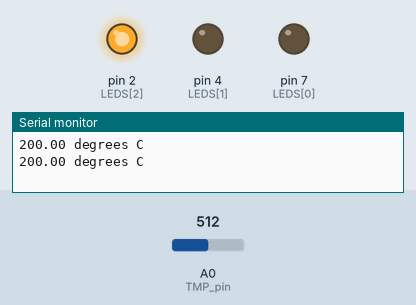
Recording of a sketch running on a simulated Arduino Uno, built with avr-gcc and run on an emulated ATmega328P. Shown: output pins drawn as LEDs (lit = HIGH), the last lines printed to the serial monitor. The inputs (shaded band) are chosen by the test bench; at power-on: A0 (TMP_pin) = 512.

Above: at 1.8 s.
1.9 s: A0 (TMP_pin) set to 175
3.4 s: A0 (TMP_pin) set to 158
At 5.0 s:
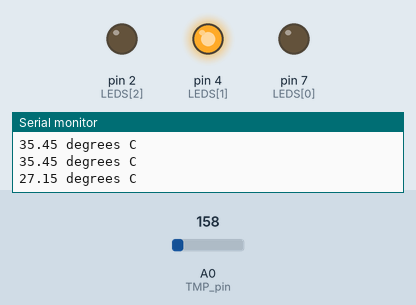
5.5 s: A0 (TMP_pin) set to 122
At 6.5 s:
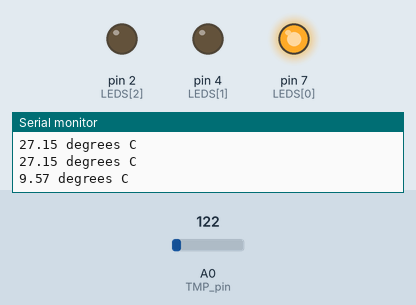
7.5 s: A0 (TMP_pin) set to 306
At 9.2 s:
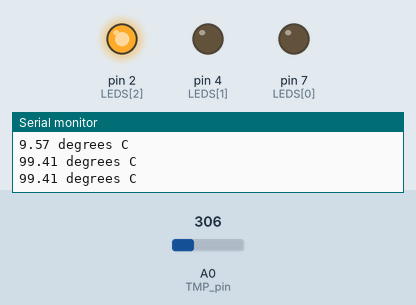
9.5 s: A0 (TMP_pin) set to 17
At 10.9 s:
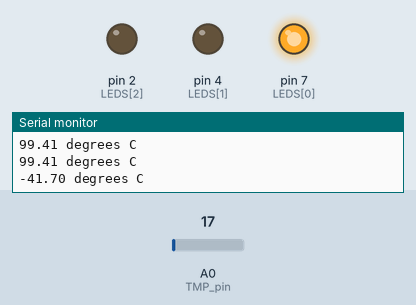
Timing chart, 0 to 12.5 s (numbered marks = the images above; inputs shaded):
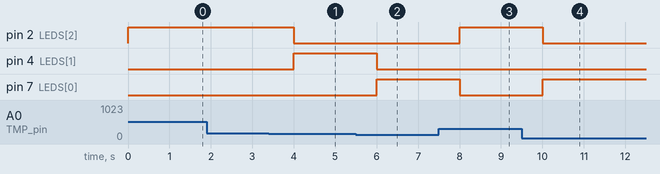

The sketch:

_10-2.ino
```cpp
/*
    District P
    아두이노 코딩#10-2
    온도센서와 LED를 이용해 특정 온도에서 특정 색상 LED 점멸 코드
*/

#define MAX_LED_CNT 3
unsigned char LEDS[MAX_LED_CNT] = {7, 4, 2};
int TMP_pin = A0;

void setup() {
    Serial.begin(9600);

    for (int i=0; i<MAX_LED_CNT; i++) {
        pinMode(LEDS[i], OUTPUT);
    }
}

void printTmp(float tmp) {

}

void loop() {
    int TMP = analogRead(TMP_pin);
    float tempaeratureC = (TMP*5.0/1024.0-0.5) * 100;

    if (tempaeratureC < 26.00) {
        digitalWrite(LEDS[2], LOW);
        digitalWrite(LEDS[1], LOW);
        digitalWrite(LEDS[0], HIGH);
    } else if (tempaeratureC > 27.50) {
        digitalWrite(LEDS[0], LOW);
        digitalWrite(LEDS[1], LOW);
        digitalWrite(LEDS[2], HIGH);
    } else {
        digitalWrite(LEDS[2], LOW);
        digitalWrite(LEDS[0], LOW);
        digitalWrite(LEDS[1], HIGH);
    }

    Serial.print(tempaeratureC);
    Serial.println(" degrees C");
    delay(1000);
}
```

Measured:
- the behaviour switches between 159 and 158 on A0 (TMP_pin) (found by bisection; images 0 and 1)
- after the input at 3.4 s, pin 2 (LEDS[2]): HIGH → LOW after 0.60 s; pin 4 (LEDS[1]): LOW → HIGH after 0.60 s
- after the input at 5.5 s, pin 4 (LEDS[1]): HIGH → LOW after 0.50 s; pin 7 (LEDS[0]): LOW → HIGH after 0.50 s
- after the input at 7.5 s, pin 2 (LEDS[2]): LOW → HIGH after 0.51 s; pin 7 (LEDS[0]): HIGH → LOW after 0.51 s
- after the input at 9.5 s, pin 2 (LEDS[2]): HIGH → LOW after 0.51 s; pin 7 (LEDS[0]): LOW → HIGH after 0.51 s
